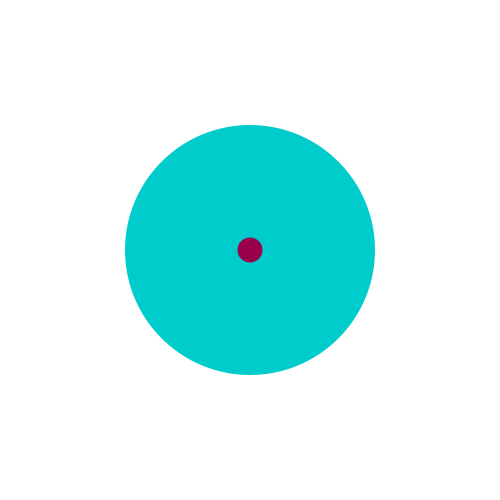
Frame 1 (no input)
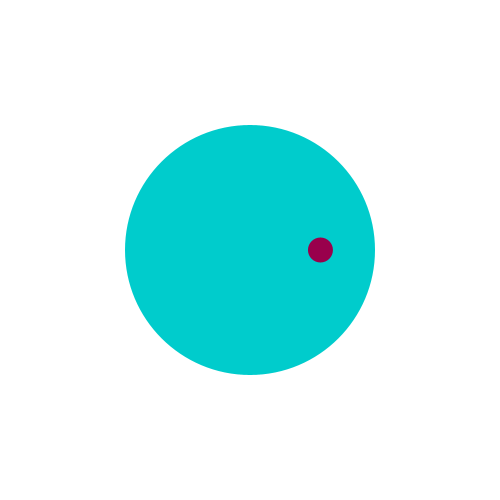
Frame 60 (the mouse pressed at the canvas centre just before this capture)
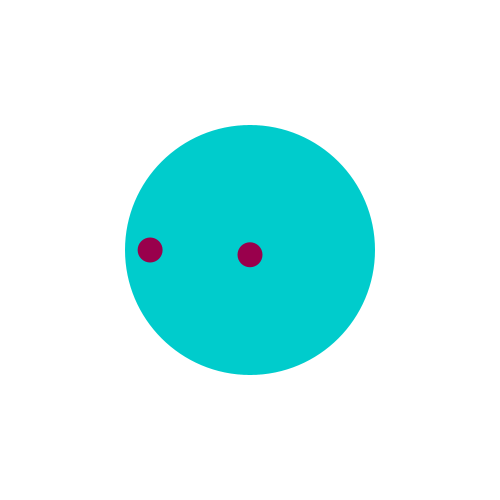
Frame 120 (the mouse held since frame 60 and released just before this capture)

The Processing sketch that drew these frames (run headless with seeded random() and noise(); from frame 60 on, the mouse is pressed at the canvas centre):

// Processing sketch: cycloid_motion
// ── cycloid_motion.pde
float currentPosition;
float rate;
int circleCount;
int circleSize;
int miniSize;
int rotation;
int maxPosition; 

void setup() {
  size( 500, 500 ); 
  currentPosition = 0.0;
  rate = 0.04;
  circleSize = height / 2;
  miniSize = circleSize / 10;
  circleCount = 1;
  maxPosition = circleSize / 2 - miniSize ;
} 

void draw() {
  background( 255 );
  ellipseMode( CENTER );
  translate( width / 2, height / 2 );
  fill( color( 0, 204, 204 ) );
  noStroke();
  ellipse( 0, 0, circleSize, circleSize );
  
  for( int i = 0; i < circleCount; i++ ) {
    pushMatrix();
    float diff = i * PI / circleCount;
    float position = map( sin( currentPosition + diff ), -1, 1, -maxPosition, maxPosition );
    rotate( diff );
    fill( color( 153, 0, 76 ) );
    ellipse( position, 0, miniSize, miniSize );  
    popMatrix();
  }
  currentPosition += rate;
}

void mousePressed() {
  circleCount++;
  if( circleCount >= 10 ) 
    circleCount = 1;
}
